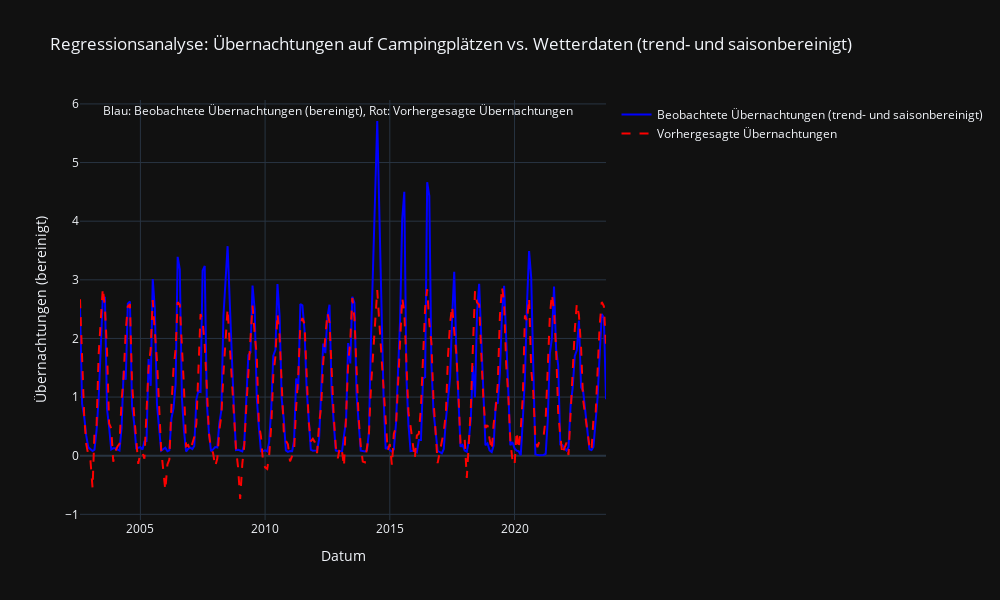

The notebook cell saved with this chart:
### Code cell
import pandas as pd
from statsmodels.tsa.seasonal import seasonal_decompose
from sklearn.linear_model import LinearRegression
from sklearn.metrics import r2_score
import plotly.graph_objs as go

# Erstellen einer Kopie des DataFrame und sortieren nach Datum
df_copy = df_main[['date', 'uebernachtungen_anzahl', 'mean_air_temp_mean', 'mean_air_temp_max', 'mean_air_temp_min', 'mean_drought_index', 'mean_evapo_p', 'mean_evapo_r', 'mean_frost_depth', 'mean_precipitation', 'mean_soil_moist', 'mean_soil_temperature_5cm', 'mean_sunshine_duration']].copy()
df_copy['date'] = pd.to_datetime(df_copy['date'])

# Grupiere nach Datum und berechne den Durchschnitt
df_copy = df_copy.groupby('date').mean().reset_index()

df_copy.sort_values(by='date', inplace=True)

# Droppe fehlende Werte
df_copy.dropna(inplace=True)

# Setze das Datum als Index
df_copy.set_index('date', inplace=True)

# Saison- und Trendbereinigung der Anzahl an Übernachtungen
result = seasonal_decompose(df_copy['uebernachtungen_anzahl'], model='multiplicative', period=12)
df_copy['uebernachtungen_deseasonalized'] = df_copy['uebernachtungen_anzahl'] / result.seasonal
df_copy['uebernachtungen_detrended'] = df_copy['uebernachtungen_deseasonalized'] / result.trend

# Entfernen von NaN-Werten, die durch die Trendkomponente verursacht wurden
df_copy.dropna(subset=['uebernachtungen_detrended'], inplace=True)

# Vorbereitung der Wetterdaten
X = df_copy[['mean_air_temp_mean', 'mean_air_temp_max', 'mean_air_temp_min', 'mean_drought_index', 'mean_evapo_p', 'mean_evapo_r', 'mean_frost_depth', 'mean_precipitation', 'mean_soil_moist', 'mean_soil_temperature_5cm', 'mean_sunshine_duration']]
y = df_copy['uebernachtungen_detrended']

# Multiple lineare Regression
model = LinearRegression()
model.fit(X, y)
y_pred = model.predict(X)

# Bestimmtheitsmaß R^2
r2 = r2_score(y, y_pred)

print(f"Der erklärbare Anteil der (saison- und trendbereinigten) Varianz beträgt: {r2:.2f}")

# Create plot
fig = go.Figure()

# Add observed values trace
fig.add_trace(go.Scatter(
    x=df_copy.index,
    y=y,
    mode='lines',
    name='Beobachtete Übernachtungen (trend- und saisonbereinigt)',
    line=dict(color='blue')
))

# Add predicted values trace
fig.add_trace(go.Scatter(
    x=df_copy.index,
    y=y_pred,
    mode='lines',
    name='Vorhergesagte Übernachtungen',
    line=dict(color='red', dash='dash')
))

# Update layout
fig.update_layout(
    title='Regressionsanalyse: Übernachtungen auf Campingplätzen vs. Wetterdaten (trend- und saisonbereinigt)',
    xaxis_title='Datum',
    yaxis_title='Übernachtungen (bereinigt)',
    height=600,
    width=1000
)

# Add annotation in German
fig.add_annotation(
    x=df_copy.index[len(df_copy) // 2],
    y=max(y),
    xref='x',
    yref='y',
    text='Blau: Beobachtete Übernachtungen (bereinigt), Rot: Vorhergesagte Übernachtungen',
    showarrow=False,
    yanchor='bottom',
    font=dict(size=12)
)

# Show plot
fig.show()

### Figure 1 — Plotly figure (JSON) as saved in the notebook; plotly's stock layout.template omitted (floating-point values rounded to 4 significant figures; data arrays with more than 128 entries replaced by an {"elided": "..."} marker saying what was removed)
{"data": [{"line": {"color": "blue"}, "mode": "lines", "name": "Beobachtete Übernachtungen (trend- und saisonbereinigt)", "x": {"elided": "241 str values"}, "y": {"elided": "241 float values"}, "type": "scatter"}, {"line": {"color": "red", "dash": "dash"}, "mode": "lines", "name": "Vorhergesagte Übernachtungen", "x": {"elided": "241 str values"}, "y": {"elided": "241 float values"}, "type": "scatter"}], "layout": {"title": {"text": "Regressionsanalyse: Übernachtungen auf Campingplätzen vs. Wetterdaten (trend- und saisonbereinigt)"}, "xaxis": {"title": {"text": "Datum"}}, "yaxis": {"title": {"text": "Übernachtungen (bereinigt)"}}, "height": 600, "width": 1000, "annotations": [{"font": {"size": 12}, "showarrow": false, "text": "Blau: Beobachtete Übernachtungen (bereinigt), Rot: Vorhergesagte Übernachtungen", "x": "2012-12-01T00:00:00", "xref": "x", "y": 5.709, "yanchor": "bottom", "yref": "y"}]}}
